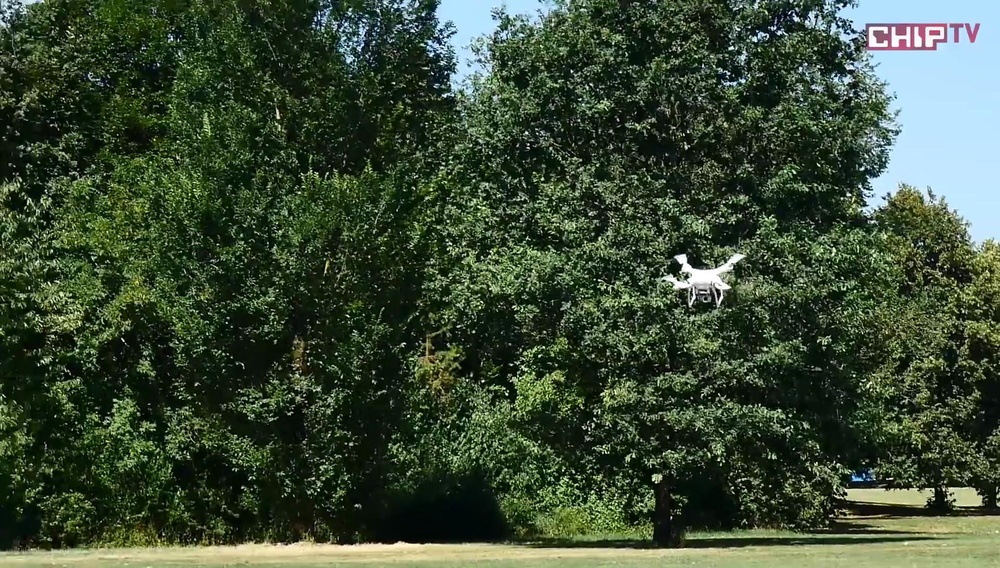
#> input picture drone_tracking/data/10.jpg, 1000 x 568 px, shrunk from 1920 x 1090 before the run; its folder holds only this picture in this run
$ python test_img.py
#> lines starting #> are read from the running program, lines starting #| are printed output that depends on the picture; after the words box and inside, x2 and y2 are one past the last pixel; in counts of white or black regions, pixels touching at a corner belong together
# ------- Import --------------------------------------------------------------------------
import cv2
import os

# ------- RUN --------------------------------------------------------------------------
Cascade = cv2.CascadeClassifier('models/drone.xml') # Creates the obj detector
list_img=os.listdir('data') # Img list

for img_name in list_img:

    # Frame preparation
    img = cv2.imread('data/'+img_name)
#> img is the input picture: shape (568, 1000, 3); mean B, G, R 54.4, 75.5, 60.1
    gray=cv2.cvtColor(img,cv2.COLOR_BGR2GRAY)
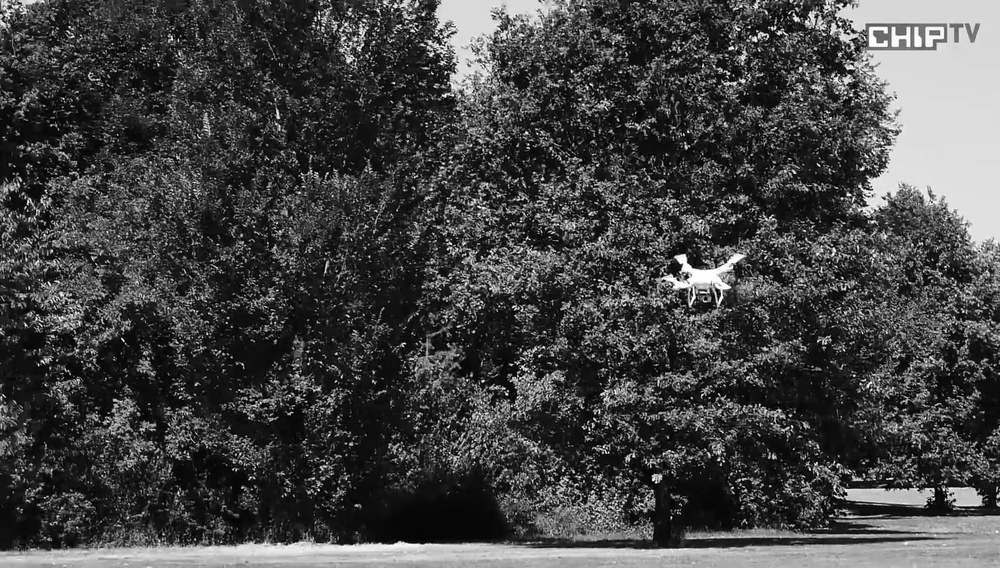
#> gray: shape (568, 1000); min 0, max 255, mean 68.5
    watches = Cascade.detectMultiScale(gray,scaleFactor=1.1,minNeighbors=1)
#> watches = [[456, 50, 25, 25], [550, 175, 23, 23], [214, 303, 61, 61], [648, 472, 60, 60], [94, 322, 88, 88]]

    # Draw a rectangle around the objects
    for (x, y, w, h) in watches:
        cv2.rectangle(img, (x - 4, y + h), (x + w + 5, y + h + 16), (255, 0, 0), cv2.FILLED)
        cv2.putText(img, 'Drone', (x - 4, y + h + 13), cv2.FONT_ITALIC, 0.42, (255, 255, 255), 1)
        cv2.rectangle(img, (x, y), (x + w, y + h), (255, 0, 0), 2)
#> this loop made 5 passes
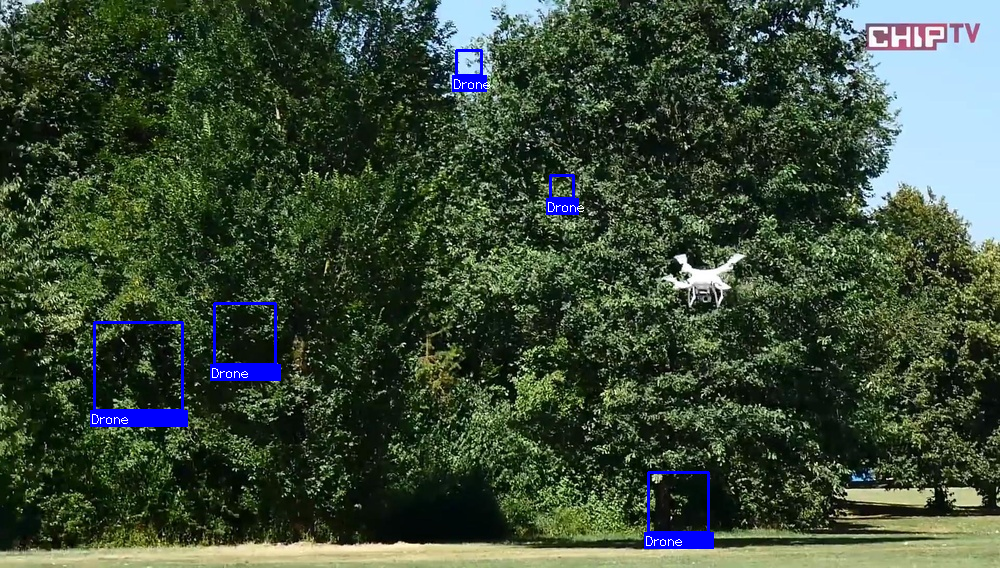
#> img: shape (568, 1000, 3); 1.37% of pixels changed, all inside (x1, y1, x2, y2) = (90, 49, 714, 549)

    cv2.imshow('img', img)
    #cv2.imwrite(img_name+'.png',img)
    k = cv2.waitKey(0) & 0xff
#> (key Esc is pressed here)
    if k == 27:
        break

cv2.destroyAllWindows()
